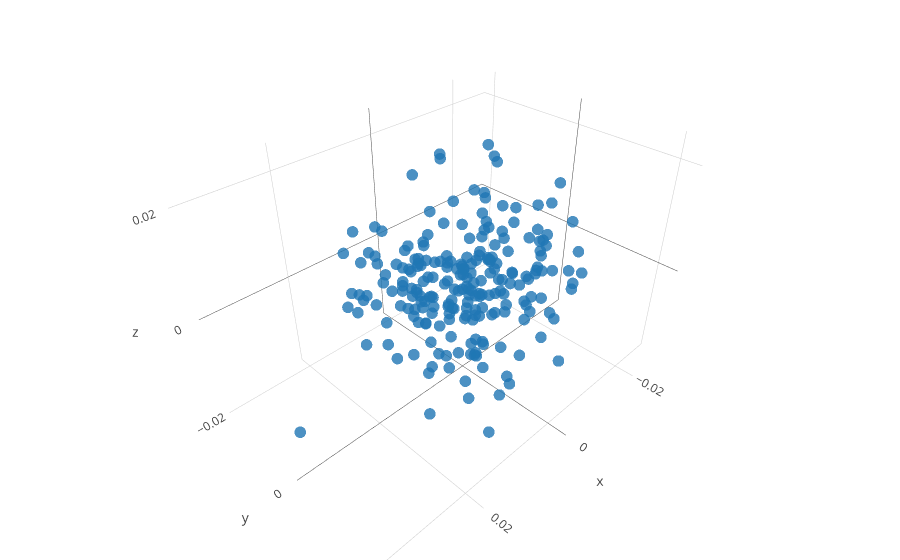

Source (notebook cell):
### Code cell
## Plot vector PCA
fig_data= [go.Scatter3d(
        x = features[:,0],
        y = features[:,1],
        z = features[:,2],
        type='scatter3d',
        mode= "markers",
        text= ['a: {}; b: {}, L: {}; index = {}'.format(background[k,0],background[k,1],background[k,2], k) for k in range(background.shape[0])],
        marker= {
        'line': {'width': 0},
        'size': 4,
        'symbol': 'circle',
      "opacity": .8
      }
    )]


layout = go.Layout(
    margin=dict(
        l=0,
        r=0,
        b=0,
        t=0
    )
)

fig = go.Figure(data=fig_data, layout=layout)
iplot(fig)

### Figure 1 — Plotly figure (JSON) as saved in the notebook; plotly's stock layout.template omitted (floating-point values rounded to 4 significant figures; data arrays with more than 128 entries replaced by an {"elided": "..."} marker saying what was removed)
{"data": [{"marker": {"line": {"width": 0}, "opacity": 0.8, "size": 4, "symbol": "circle"}, "mode": "markers", "text": {"elided": "225 str values"}, "type": "scatter3d", "x": {"elided": "225 float values"}, "y": {"elided": "225 float values"}, "z": {"elided": "225 float values"}}], "layout": {"margin": {"b": 0, "l": 0, "r": 0, "t": 0}}}
